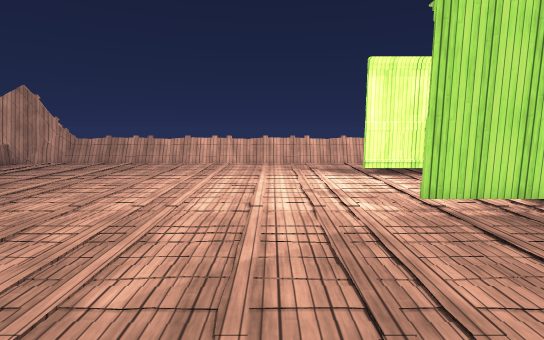
View 1 (above)

17 first-person views from a walk through a scene from a Unity 3-D project. The camera is 1.5 m above the floor, tilts 8° down and sees 85° across. The floor is counted in squares, 1 m on a side. Each view is taken from the middle of a square. On the plan, view 1 faces up. The plan holds only what a view shows up to about 15 squares ahead; the rest is blank. Some surface patterns are stand-ins.

View 2
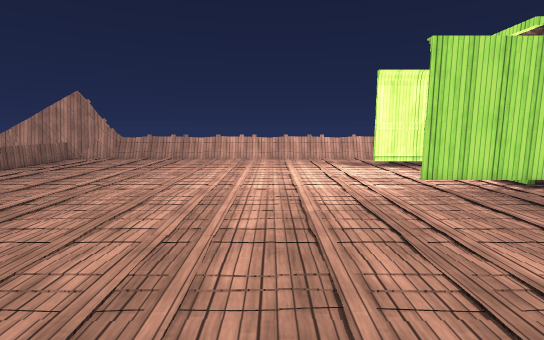

View 3
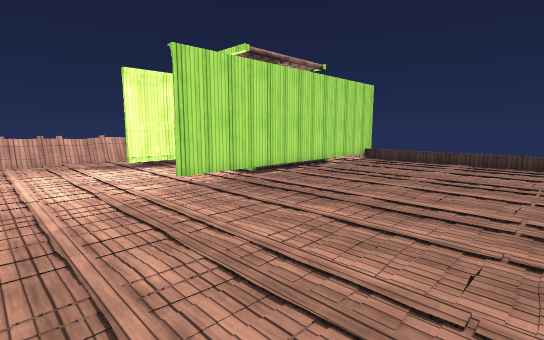

View 4
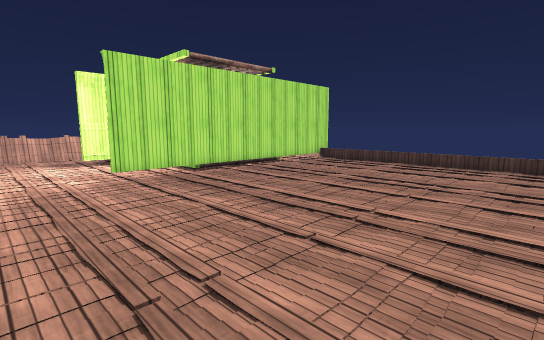

View 5
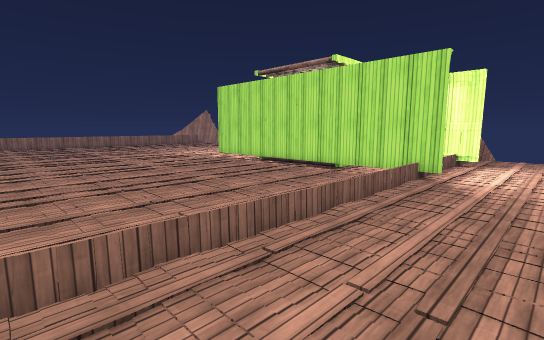

View 6
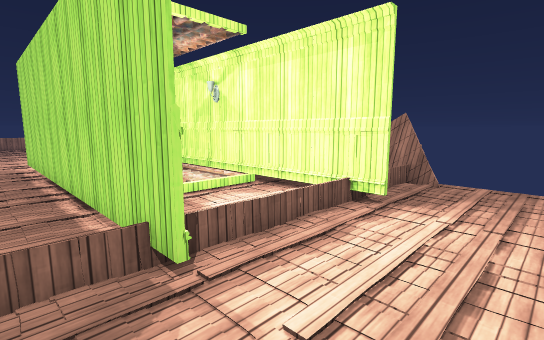

View 7
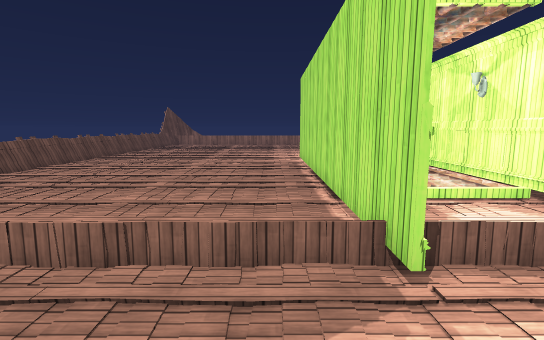

View 8
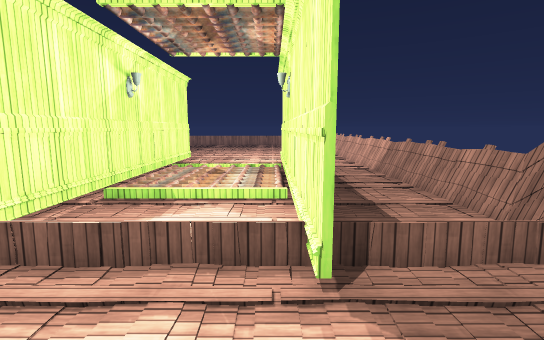

View 9
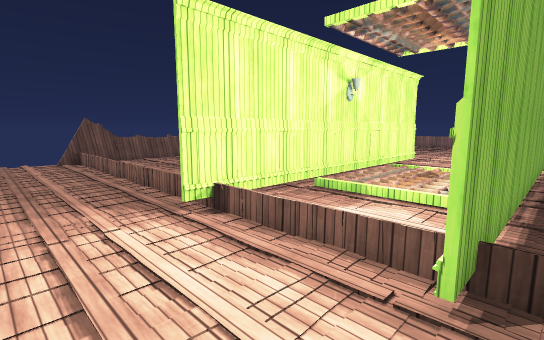

View 10
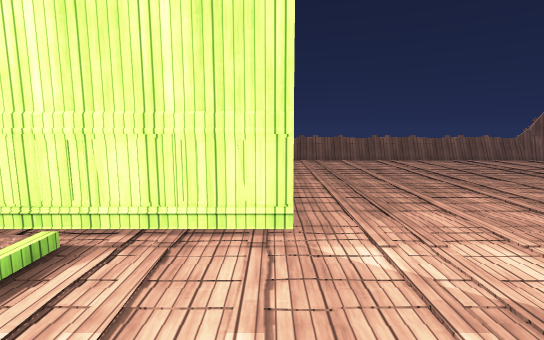

View 11
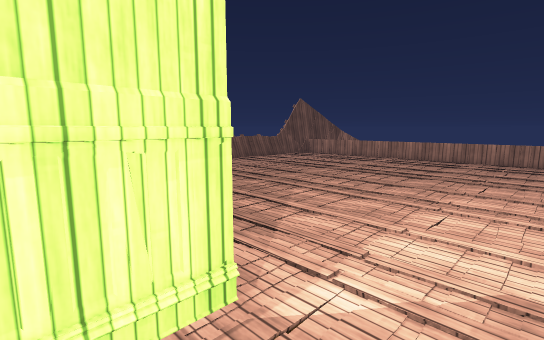

View 12
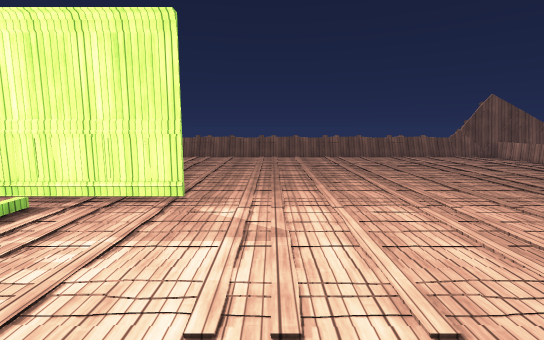

View 13
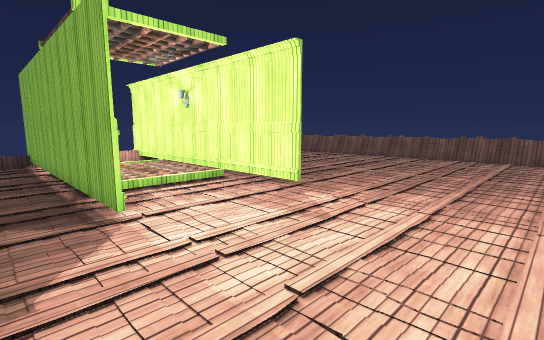

View 14
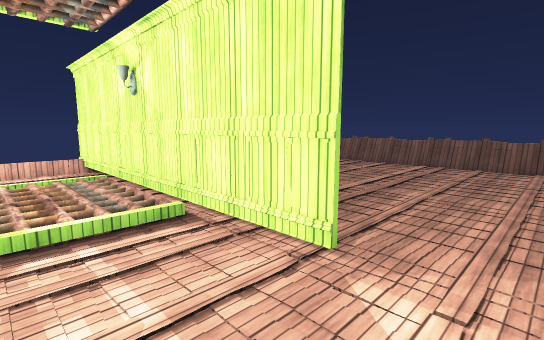

View 15
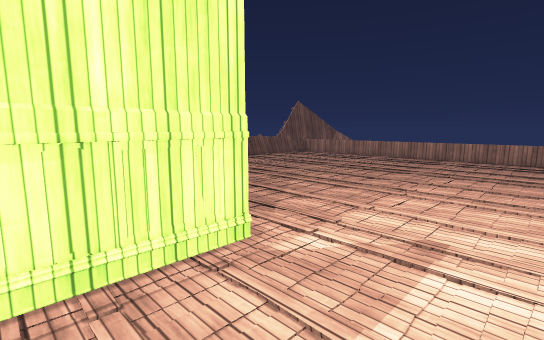

View 16
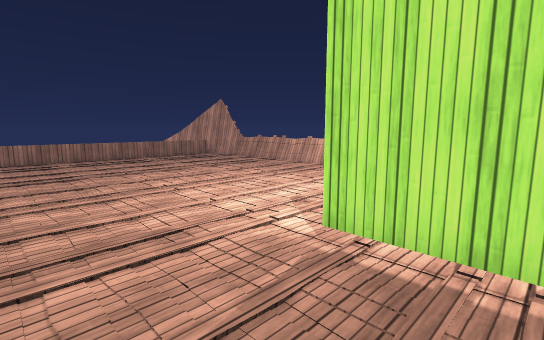

View 17
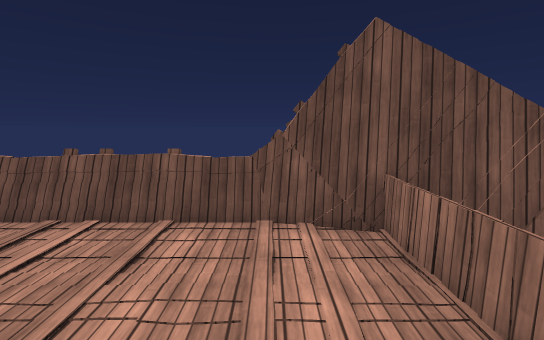

### Floor plan
Key: @ floor where view 1 was taken; # wall or solid block; . main floor; : floor 0.25 m higher than the main floor; / step, stairs or slope; = window, fence, low wall or low ledge; v drop or lower ground; T thing the floor can be seen under or through.
Columns run from 13 left of view 1 to 16 right of it. Each row starts with its distance up from view 1.
 13  #####=###=##=#############
 12 ##=...................... =...
 11   =...................... ....
 10   =.............###########...
  9   =................#####......
  8   =.................   :......
  7   =.................   /......
  6   =................v  v/......
  5   =.............TTTT###TTT#...
  4   =......................./...
  3   =......................./...
  2   =......................./...
  1   =......................./...
  0   =..........@............/...
 -1    ......................./...
 -2   =......................./...
 -3   =......................./..
 -4 ##=.......................=...
 -5  ###=====================##vv

Positions as (right, up) in squares from view 1, and headings:
1: (0, 0), facing up
2: (-1, -2), facing up
3: (-1, -2), facing up-right
4: (0, -4), facing up-right
5: (16, -4), facing up-left
6: (16, 4), facing up-left
7: (16, 4), facing left
8: (16, 9), facing left
9: (16, 10), facing down-left
10: (3, 9), facing down
11: (4, 7), facing down-left
12: (1, 11), facing down
13: (-2, 11), facing down-right
14: (1, 8), facing down-right
15: (5, 8), facing down-left
16: (5, 2), facing up-left
17: (-9, 0), facing down
